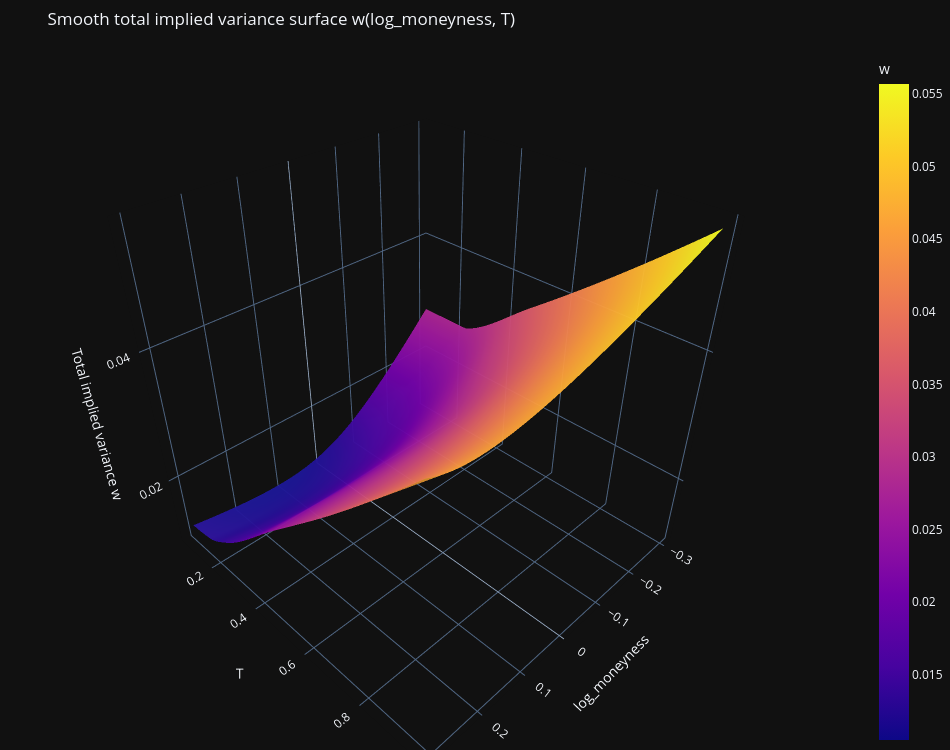

Source (notebook cell):
### Code cell
###### Smooth total implied variance surface
fig = go.Figure(
    data=[
        go.Surface(
            x=LM,          
            y=TT,          
            z=W_surface,   
            colorbar=dict(title="w"),
            opacity=0.95,
            
        )
    ]
)
fig.update_layout(
    template="plotly_dark",
    title="Smooth total implied variance surface w(log_moneyness, T)",
    scene=dict(
        xaxis_title="log_moneyness",
        yaxis_title="T",
        zaxis_title="Total implied variance w",
    ),
    width=950,
    height=750,
    margin=dict(l=0, r=0, b=0, t=50),
)

fig.show()

### Figure 1 — Plotly figure (JSON) as saved in the notebook; plotly's stock layout.template omitted (floating-point values rounded to 4 significant figures; data arrays with more than 128 entries replaced by an {"elided": "..."} marker saying what was removed)
{"data": [{"colorbar": {"title": {"text": "w"}}, "opacity": 0.95, "type": "surface", "x": {"elided": "60x200 float values"}, "y": {"elided": "60x200 float values"}, "z": {"elided": "60x200 float values"}}], "layout": {"height": 750, "margin": {"b": 0, "l": 0, "r": 0, "t": 50}, "scene": {"xaxis": {"title": {"text": "log_moneyness"}}, "yaxis": {"title": {"text": "T"}}, "zaxis": {"title": {"text": "Total implied variance w"}}}, "title": {"text": "Smooth total implied variance surface w(log_moneyness, T)"}, "width": 950}}
